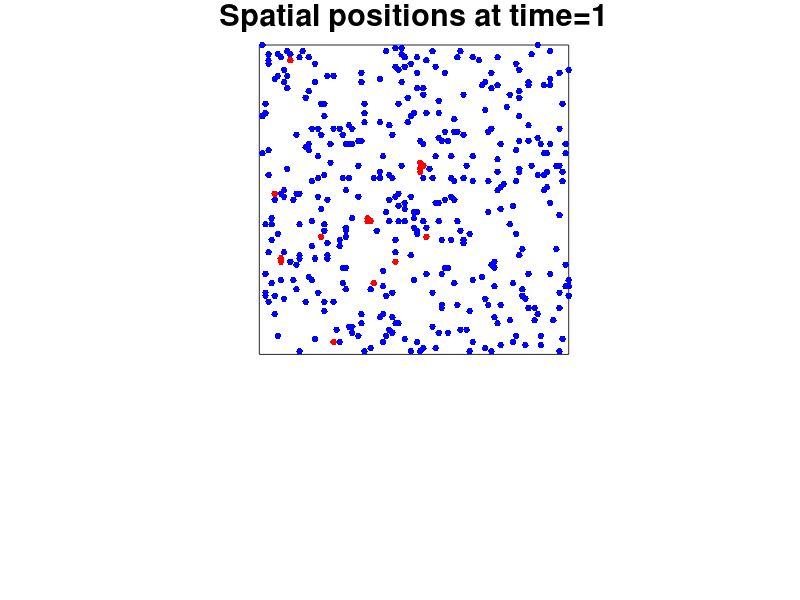

MATLAB code for this plot: (Note: this script raises an error after producing the figure.)
%% File to run agent-based model of disease spread
% % This code was written by Dr Fiona R Macfarlane (Jan 2022)

% This file runs a simulation of a population of people containing:
% Population S: Those susceptible to some virus
% Population I: Those infected by a virus and able to pass on the virus
% Population R: Those recovered from the virus that can no longer get it

%% Section 0: Defaults 

clc                                         % clear previous commands
clear all                                   % clear previously stored information
close all                                   % close all open figures

set(0,'defaultFigureUnits','normalized');   % set default figure sizes to be normalised values
set(0,'defaultFigurePosition',[0 0 1 1]);   % set default figure size to be full screen
set(groot,'defaulttextinterpreter','tex');  % set interpreter of figures to allow for mathematical symbols  
set(0,'DefaultTextFontSize',25);            % set default font size for labels of figures
set(0,'DefaultAxesFontSize',20);            % set default font size for axes labels
set(0,'DefaultUicontrolFontsize',18);       % set font size for pop up menu

%% Section 1: Set up the spatial domain

xm=0;                                       % minimum x value on grid
xM=100;                                     % maximum x value on grid
ym=0;                                       % minimum y value on grid
yM=100;                                     % maximum y value on grid

dx=1;                                       % length of each grid-space in x direction
dy=1;                                       % length of each grid-space in y direction

Nx=xM/dx;                                   % calculate number of positions in x direction
Ny=xM/dy;                                   % calculate number of positions in y direction

x=xm:dx:xM;                                 % define x grid 
y=ym:dy:yM;                                 % define y grid 


%% Section 3: Set up total number and initial positions of the population

N=400;                                      % set number of agents (people) in simulation

nx=zeros(1,N);                              % set up vector to store the x positions of each agent
ny=zeros(1,N);                              % set up vector to store the y positions of each agent

% Set up a menu so the user can choose whether or not to reset the initial
% condition or use a presaved value
info = menu('Do you want to reset the initial spatial positions of the population? Note, if this is the first time you are running file select yes', 'Yes', 'No');

if info == 1                                % if you are resetting the initial condition
    for t=1:N                               % start FOR loop for each agent:
        nx(t)=randi(Nx);                    % pick a random initial x position
        ny(t)=randi(Nx);                    % pick a random initial y position
        
        A=find(nx==nx(t));                  % find how many agents have this same x position
        B=find(ny==ny(t));                  % find how many agents have this same y position
        C=intersect(A,B);                   % find how mant agents have this same x AND y position
        
        while length(C)>1                   % start WHILE loop for cases where there is more than 1 agent on this position
            nx(t)=randi(Nx);                % pick a new x position
            ny(t)=randi(Nx);                % pick a new y position
            
            A=find(nx==nx(t));              % find how many agents have this same new x position
            B=find(ny==ny(t));              % find how many agents have this same new y position
            C=intersect(A,B);               % find how mant agents have this same new x AND y position
        end                                 % once you find an unoccupied position then the loop ends
    end                                     % once each agent has been placed without overlaps the FOR loop ends
    
    save('Initial_condition.mat','nx','ny');% save the initial condition so that we can use this next time if required

else                                        % if you are not resetting the intial condition
    
    load('Initial_condition.mat','nx','ny');% load the presaved initial condition

end                                         % end if condition (line 48)

%% Section 4: Set up the initial infection in the population

Infection=zeros(1,N);                       % set up a vector to store the infection status of each agent in the population (0 if uninfected, 1 if infected)                            

Time_Infected=zeros(1,N);                   % set up a vector to store the time since infection for each agent

Initial_No_Infected=10;                     % set the initial number of people who have the infection (minimum 1)

Vaccinated=0;                               % set the initial number of people who are recovered immediately (e.g. vaccinated)

Infection(1:Initial_No_Infected)=1;         % set the infection status of the desired number of people to be 1 (infected)

if Vaccinated>0
Infection(Initial_No_Infected+1:Initial_No_Infected+1+Vaccinated)=2;        % set the infection status of the desired number of vaccinated people to be 2 (recovered)
end

NS=length(find(Infection==0));              % calculate the initial number of susceptible agents
NI=length(find(Infection==1));              % calculate the initial number of infected agents
NR=length(find(Infection==2));              % calculate the initial number of recovered agents

nxstore{1}=nx;                              % set up 'cell' to store x positions of population over time
nystore{1}=ny;                              % set up 'cell' to store y positions of population over time
Infectionstore{1}=Infection;                % set up 'cell' to store infection status of population over time

%% Section 5: Set the parameter values of the simulation

Infection_Probability=1.0;                  % set the probability that a susceptible person will become infected by an infective person (value between 0 and 1)

Recovery_Time=50;                           % set the time in which an infected person is infective (real number greater than 1)

Final_Time=200;                             % set how many time-steps you want to run the simulations for (real number greater than or equal 1)

Radius=1;                                   % set the radius of infection (how close an infected person can infect people) (minimum 1, real values)

Mov=1;                                      % set probability of movement for each agent (value between 0 and 1)

%% Section 6: Run the time-loop simulations

for t=1:Final_Time                          % for each time-step t of the simulations run the following mechanisms
    
    %% Section 6a: Allow movement of population
    % Every agent has equal probability (Mov) of moving to the 4 neighbouring
    % positions at any time
    
    Md1=Mov/4;                              % define probability of moving left
    Md2=Mov/2;                              % define probability of moving right
    Md3=Mov*(3/4);                          % define probability of moving down
    Md4=Mov;                                % define probability of moving up
    
    Rad=rand(1,N);                          % generate one random number for each agent
    
    for a=1:N                               % for all people
        
        % The following lines check if space surrounding cell is free
        
        VX=find(nx==nx(a));                 % find how many agents have this x position
        VY=find(ny==ny(a));                 % find how many agents have this y position
        VXp=find(nx==nx(a)+1);              % find how many agents have this x position
        VYp=find(ny==ny(a)+1);              % find how many agents have this y position
        VXm=find(nx==nx(a)-1);              % find how many agents have this x position
        VYm=find(ny==ny(a)-1);              % find how many agents have this y position
        
        VU=intersect(VX,VYp);               % find how mant agents have this x AND y position
        VD=intersect(VX,VYm);               % find how mant agents have this x AND y position
        VL=intersect(VXm,VY);               % find how mant agents have this x AND y position
        VR=intersect(VXp,VY);               % find how mant agents have this x AND y position
        
        if Rad(a)<Md1 && length(VL)==0 && (nx(a)-1)>=1     % If random number is less than probability and the left position is free and the desired position is within boundary
        nx(a)=nx(a)-1;                      % Move left
        
        elseif Rad(a)>=Md1 && Rad(a)<Md2 && length(VR)==0  && (nx(a)+1)<=Nx  % If random number is less than probability and the right position is free and the desired position is within boundary
        nx(a)=nx(a)+1;                      % Move right
        
        elseif Rad(a)>=Md2 && Rad(a)<Md3 && length(VD)==0 && (ny(a)-1)>=1 % If random number is less than probability and the lower position is free and the desired position is within boundary
        ny(a)=ny(a)-1;                      % Move down
        
        elseif Rad(a)>=Md3 && Rad(a)<Md4 && length(VU)==0 && (ny(a)+1)<=Ny  % If random number is less than probability and the upper position is free and the desired position is within boundary
        ny(a)=ny(a)+1;                      % Move up
    end

    end
  
    
    %% Section 6b: Allow infection and recovery of population
    
    for l=1:N                               % for all agents in the population (agent l)
        for j=1:N                           % for all agents in the population (agent j to compare to agent l)
            
            A=rand;                         % set a random number for each agent
            
            % if the following are true then agent l becomes infected
                % the distance between the x positions of agent l and agent j is less than Radius*dx
                % the distance between the y positions of agent l and agent j is less than Radius*dy
                % agent l is uninfected
                % agent j is infected
                % the value of the random number A is less than the infection probability
            if round(abs(nx(l)-nx(j)))<=(Radius*dx) && round(abs(ny(l)-ny(j)))<=(Radius*dy) && Infection(l)==0 && Infection(j)==1 && Infection_Probability>=A
                
                Infection(l)=1;             % set the infection status of agent l to be 1 (infected)
                
            end                             % end loop (if loop line 161)
        end                                 % end loop comparing for agent j (for loop line 150)
        
        
        % If the agent is infected add 1 to the 'time infected' in vector Time_Infected
        if Infection(l)==1
            Time_Infected(l)=Time_Infected(l)+1;
        end
        
        % If the agent has been infected for longer than the set recovery time then the agent becomes recovered
        if Time_Infected(l)>Recovery_Time
            Infection(l)=2;
        end
    end
    
    %% Section 6c: Find spatial positions and total number of each population (for plotting)
    
    Sx=nx(find(Infection==0));              % find the x positions of suceptible population
    Sy=ny(find(Infection==0));              % find the y positions of suceptible population
    
    Ix=nx(find(Infection==1));              % find the x positions of infected/infective population
    Iy=ny(find(Infection==1));              % find the y positions of infected/infective population
    
    Rx=nx(find(Infection==2));              % find the x positions of recovered population
    Ry=ny(find(Infection==2));              % find the y positions of recovered population
    
    NS=[NS length(Sx)];                     % add the number of susceptible agents to the vector storing this over time
    NI=[NI length(Ix)];                     % add the number of infected/infective agents to the vector storing this over time
    NR=[NR length(Rx)];                     % add the number of recovered agents to the vector storing this over time
    
    %% Section 6d: Plot results each time-step and save data
    
    % figure:
    
    clf                                     % clear any previous data on figure (at each time-step)
    
    % subplot 1 displays the spatial positions of agents
    
    subplot(3,2,[1,2,3,4])                  % set up first subplot (define position of plot)
    hold on                                 % hold on allows you to plot multiple data on the same plot
    plot(Sx,Sy,'b.','MarkerSize',15)        % plot the spatial positions of susceptible agents as blue dots
    plot(Ix,Iy,'r.','MarkerSize',15)        % plot the spatial positions of infected/infective agents as red dots
    plot(Rx,Ry,'k.','MarkerSize',15)        % plot the spatial positions of recovered agents as blue dots
    hold off                                % end hold
    axis square                             % to enforce the plot to be square
    xticks([])                              % remove the x axis labels
    yticks([])                              % remove the y axis labels
    box on                                  % ensure the plot has box around it
    title(['Spatial positions at time=',num2str(t)])        % set title of plot that changes each time-step
    % set a string for key on the right hand side 
    str = {['\color{blue} \bullet Susceptible'],[],['\color{red} \bullet Infected/Infective'],[],['\color{black} \bullet Recovered']};
    % plot the key of the spatial positions plot in desired position
    annotation('textbox',[0.7 0.65 0.1 0.1],'String',str,'FitBoxToText','on','BackgroundColor',[1 1 1]);
    
    % subplot 2 will display the running total number in each population over time
    
    subplot(3,2,5.5)                        % set up subplot (define position of plot)
    hold on                                 % hold on function allows multiple data on same plot
    plot(NS,'b','LineWidth',3)              % plot the total number of susceptible agents over time as a blue line (b)
    plot(NI,'r','LineWidth',3)              % plot the total number of infected/infective agents over time as a red line (r)
    plot(NR,'k','LineWidth',3)              % plot the total number of susceptible agents over time as a black line (k)
    hold off                                % end hold function
    axis([1 Final_Time 0 600])              % set axis of plot to ensure all values can be seen
    % Set string for key for this subplot
    str = {['\color{blue} - Susceptible'],['\color{red} - Infected/Infective'],['\color{black} - Recovered']};
    % plot the key of the total numbers plot in desired position
    annotation('textbox',[0.7 0.2 0.1 0.1],'String',str,'FitBoxToText','on','BackgroundColor',[1 1 1]);
    title(['Total number in each population over time'])    % set title of subplot
    xlabel('Time')                          % set x axis label
    ylabel('Number in population')          % set y axis label
    box on                                  % ensure that plot has a box around it
    
    drawnow                                 % drawnow ensures that the plot is displayed after each time-step
    
    % Store data in the pre-assigned cells to allow for storage of data for future comparison 
    
    nxstore{t+1}=nx;                        % add the x positions of all agents for this time-step
    nystore{t+1}=ny;                        % add the y positions of all agents for this time-step
    Infectionstore{t+1}=Infection;          % add the infection status of all agents for this time-step
    
    
end                                         % end time-loop (if time < Final_Time then the loop will run again)

%% Section 7: Optional save data and figure

                        
save('Data1.mat');                                           % option 1: save all matlab data to file called Data (comment out if not using)
% save('Data1.mat','nxstore','nystore','Infectionstore','NS','NI','NR','Final_Time');    % option 2: save only the spatial positions, infection status and populations over time to matlab data to file called Data (uncomment if using)

%saveas(gcf,'Figure1.png')                                    % optional to save the figure as a png file (to open outside matlab)
%savefig('Figure1.fig')                                       % optinoal to save the figure as a matlab figure that can then be opened/edited in matlab

%% Section 8: Optional alert that file is finished
beep;pause(2);beep;                                         % the computer will beep twice in succession to alert user the code has finished                                   
% close all                                                 % optionally close everything once finished (uncomment if desired)

% End of File %
